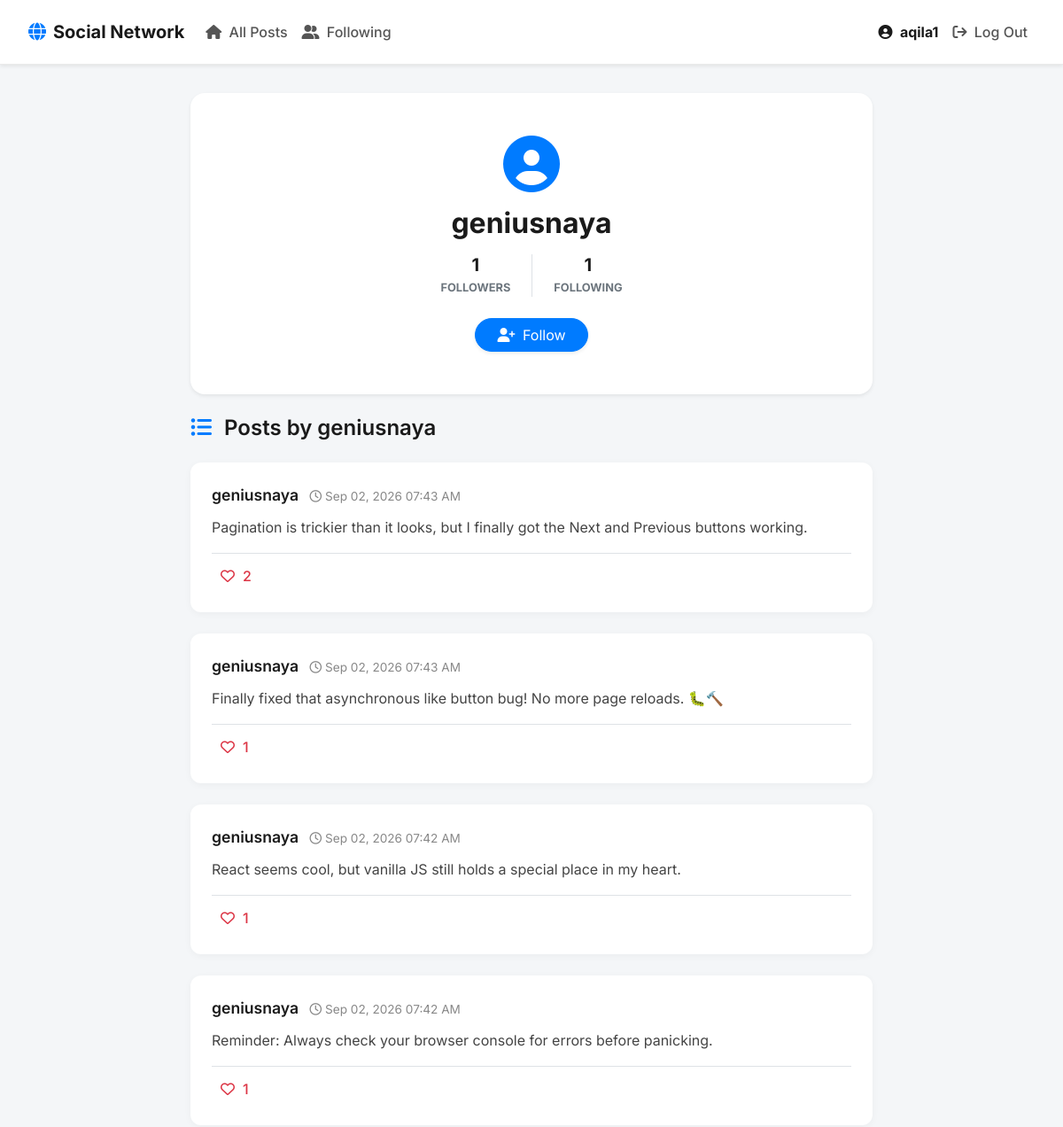
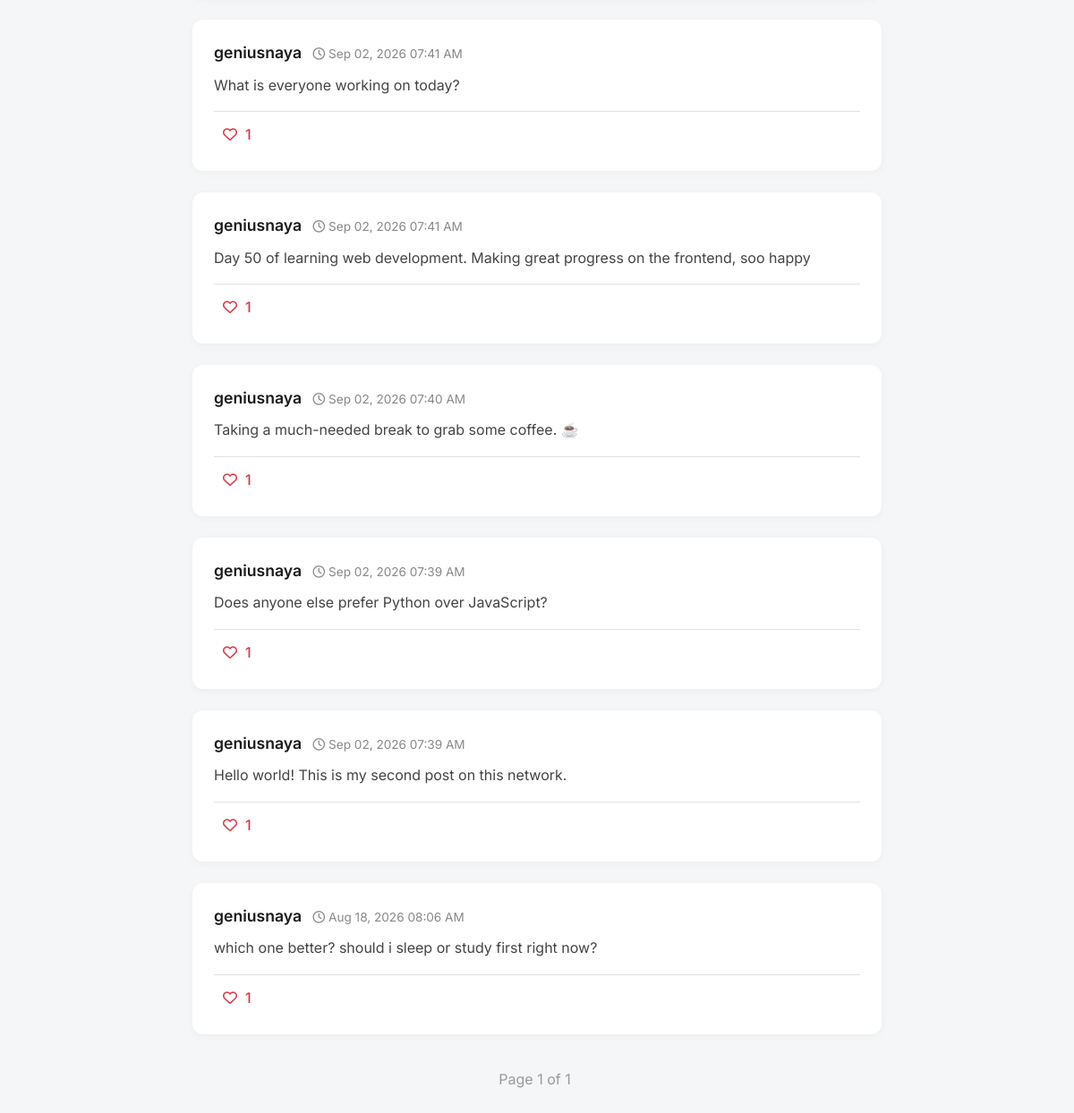
Screenshot of /profile/geniusnaya (signed in) with the database file from the repository (2 pictures, top to bottom).
### network/models.py (models this page shows)
class User(AbstractUser):
    pass

class Post(models.Model):
    author = models.ForeignKey(
        User, on_delete = models.CASCADE, related_name="posts"
    )
    content = models.TextField()
    timestamp = models.DateTimeField(auto_now_add=True)
    likes = models.ManyToManyField(
        User, blank = True, related_name = "liked_posts"
    )

### network/views.py (the view)
# urls.py: path("profile/<str:username>", views.profile, name="profile"),
def profile(request, username):
    try:
        profile_user = User.objects.get(username=username)
    except User.DoesNotExist:
        return HttpResponseRedirect(reverse("index"))
    posts = Post.objects.filter(author=profile_user).order_by("-timestamp")
    paginator = Paginator(posts, 10)
    page_number = request.GET.get('page')
    page_obj = paginator.get_page(page_number)
    followers_count = Follow.objects.filter(following=profile_user).count()
    following_count = Follow.objects.filter(follower=profile_user).count()
    is_following = False
    if request.user.is_authenticated and request.user != profile_user:
        is_following = Follow.objects.filter(follower=request.user, following=profile_user).exists()
    return render(request, "network/profile.html", {
        "profile_user": profile_user,
        "page_obj": page_obj,
        "followers_count": followers_count,
        "following_count": following_count,
        "is_following": is_following
    })

### network/templates/network/profile.html (shortened to what this page needs)
{% extends "network/layout.html" %}
{% block body %}
    <div class="card mb-4 shadow-sm border-0" style="border-radius: 16px;">
        <div class="card-body text-center py-5">
            <div class="mb-3">
                <i class="fa-solid fa-user-circle text-primary" style="font-size: 4rem;"></i>
            </div>
            <h2 class="font-weight-bold mb-3">{{ profile_user.username }}</h2>
            <div class="d-flex justify-content-center mb-4 gap-3">
                <div class="px-4 border-right">
                    <h5 class="font-weight-bold mb-0">{{ followers_count }}</h5>
                    <span class="text-muted small text-uppercase font-weight-bold">Followers</span>
                </div>
                <div class="px-4">
                    <h5 class="font-weight-bold mb-0">{{ following_count }}</h5>
                    <span class="text-muted small text-uppercase font-weight-bold">Following</span>
                </div>
            </div>
            {% if user.is_authenticated and user != profile_user %}
                <form action="{% url 'follow' profile_user.username %}" method="post">
                    {% if is_following %}
                        <button type="submit" class="btn btn-outline-danger px-4 rounded-pill"><i class="fa-solid fa-user-minus mr-1"></i> Unfollow</button>
                    {% else %}
                        <button type="submit" class="btn btn-primary px-4 rounded-pill shadow-sm"><i class="fa-solid fa-user-plus mr-1"></i> Follow</button>
                    {% endif %}
                </form>
            {% endif %}
        </div>
    </div>
    <h4 class="mb-4"><i class="fa-solid fa-list-ul text-primary mr-2"></i> Posts by {{ profile_user.username }}</h4>
    <div id="posts-container">
        {% include "network/posts.html" %}
    </div>
{% endblock %}

### network/templates/network/layout.html (shortened to what this page needs)
{% load static %}
<!DOCTYPE html>
<html lang="en">
    <head>
        <link rel="stylesheet" href="https://cdnjs.cloudflare.com/ajax/libs/font-awesome/6.4.0/css/all.min.css">
        <link rel="stylesheet" href="https://stackpath.bootstrapcdn.com/bootstrap/4.4.1/css/bootstrap.min.css">
        <link href="{% static 'network/styles.css' %}" rel="stylesheet">
    </head>
    <body>
        <nav class="navbar navbar-expand-lg navbar-light bg-white shadow-sm custom-navbar">
            <a class="navbar-brand font-weight-bold" href="{% url 'index' %}">
                <i class="fa-solid fa-globe text-primary mr-2"></i>Social Network
            </a>
            <div class="collapse navbar-collapse" id="navbarNav">
              <ul class="navbar-nav mr-auto">
                <li class="nav-item">
                  <a class="nav-link" href="{% url 'index' %}"><i class="fa-solid fa-house mr-1"></i> All Posts</a>
                </li>
                {% if user.is_authenticated %}
                    <li class="nav-item">
                        <a class="nav-link" href="{% url 'following' %}"><i class="fa-solid fa-user-group mr-1"></i> Following</a>
                    </li>
                {% endif %}
              </ul>
              <ul class="navbar-nav ml-auto">
                {% if user.is_authenticated %}
                    <li class="nav-item">
                        <a class="nav-link user-profile-link" href="{% url 'profile' user.username %}">
                            <i class="fa-solid fa-user-circle mr-1"></i> <strong>{{ user.username }}</strong>
                        </a>
                    </li>
                    <li class="nav-item">
                        <a class="nav-link text-danger" href="{% url 'logout' %}"><i class="fa-solid fa-arrow-right-from-bracket mr-1"></i> Log Out</a>
                    </li>
                {% endif %}
              </ul>
            </div>
        </nav>
        <div class="body-content">
            {% block body %}
            {% endblock %}
        </div>
    </body>
</html>

### network/templates/network/posts.html (shortened to what this page needs)
{% for post in page_obj %}
    <div class="card" data-post-id="{{ post.id }}">
        <div class="card-body">
            <div class="d-flex justify-content-between align-items-center mb-2">
                <div>
                    <a href="{% url 'profile' post.author.username %}" class="post-author">{{ post.author.username }}</a>
                    <span class="post-timestamp ml-2"><i class="fa-regular fa-clock"></i> {{ post.timestamp|date:"M d, Y h:i A" }}</span>
                </div>
            </div>
            <div class="card-text post-content">{{ post.content }}</div>
            <div class="post-likes mt-3 border-top pt-2">
                {% if user.is_authenticated %}
                    <button class="like-btn {% if user in post.likes.all %}liked{% endif %}">
                        {% if user in post.likes.all %}
                            <i class="fa-solid fa-heart text-danger"></i>
                        {% else %}
                            <i class="fa-regular fa-heart"></i>
                        {% endif %}
                        <span class="like-count ml-1">{{ post.likes.count }}</span>
                    </button>
                {% else %}
                    <div class="text-muted" style="padding: 5px 10px;">
                        <i class="fa-solid fa-heart text-danger"></i> <span class="like-count ml-1">{{ post.likes.count }}</span>
                    </div>
                {% endif %}
            </div>
        </div>
    </div>
{% empty %}
    <div class="text-center py-5">
        <i class="fa-solid fa-folder-open text-muted" style="font-size: 3rem;"></i>
        <p class="mt-3 text-muted">No posts found.</p>
    </div>
{% endfor %}
<nav aria-label="Page navigation">
    <ul class="pagination">
        <li class="page-item disabled"><span class="page-link">Page {{ page_obj.number }} of {{ page_obj.paginator.num_pages }}</span></li>
    </ul>
</nav>

### network/static/network/styles.css (style rules this page uses)
body { font-family: 'Inter', sans-serif; background-color: #f4f6f8; color: #333; }
h1, h2, h3, h4, h5, h6 { font-weight: 600; color: #1a1a1a; }
.custom-navbar { padding: 1rem 2rem; border-bottom: 1px solid #eaeaea; }
.custom-navbar .nav-link { font-weight: 500; color: #555 !important; transition: color 0.2s ease, transform 0.2s ease; }
.custom-navbar .user-profile-link { color: #1a1a1a !important; }
.body-content { max-width: 800px; margin: 0 auto; padding: 2rem 15px; }
.card { border: none; border-radius: 12px; background: #ffffff; box-shadow: 0 2px 8px rgba(0,0,0,0.04); transition: transform 0.3s ease, box-shadow 0.3s ease; margin-bottom: 1.5rem; }
.card-body { padding: 1.5rem; }
.post-author { font-size: 1.1rem; font-weight: 600; color: #1a1a1a; text-decoration: none; transition: color 0.2s; }
.post-timestamp { font-size: 0.85rem; color: #888; }
.post-content { font-size: 1rem; line-height: 1.6; margin-top: 10px; margin-bottom: 15px; color: #444; }
.like-btn { background: none; border: none; padding: 5px 10px; border-radius: 20px; color: #dc3545; transition: all 0.2s ease; display: flex; align-items: center; gap: 5px; font-weight: 500; }
.like-btn i { transition: transform 0.2s cubic-bezier(0.175, 0.885, 0.32, 1.275); }
.pagination { justify-content: center; margin-top: 2rem; }
.page-link { color: #555; border: none; margin: 0 5px; border-radius: 8px !important; transition: all 0.2s ease; }
.page-item.disabled .page-link { background-color: transparent; color: #999; }

### rows the page displays
User: username "aqila1"
User: username "geniusnaya"
Post: author.username "geniusnaya", timestamp "Sep 02, 2026 07:43 AM", content "Pagination is trickier than it looks, but I finally got the Next and Previous buttons working.", likes.count "2"
Post: author.username "geniusnaya", timestamp "Sep 02, 2026 07:43 AM", content "Finally fixed that asynchronous like button bug! No more page reloads. 🐛🔨", likes.count "1"
Post: author.username "geniusnaya", timestamp "Sep 02, 2026 07:42 AM", content "React seems cool, but vanilla JS still holds a special place in my heart.", likes.count "1"
Post: author.username "geniusnaya", timestamp "Sep 02, 2026 07:42 AM", content "Reminder: Always check your browser console for errors before panicking.", likes.count "1"
Post: author.username "geniusnaya", timestamp "Sep 02, 2026 07:41 AM", content "What is everyone working on today?", likes.count "1"
Post: author.username "geniusnaya", timestamp "Sep 02, 2026 07:41 AM", content "Day 50 of learning web development. Making great progress on the frontend, soo happy", likes.count "1"
Post: author.username "geniusnaya", timestamp "Sep 02, 2026 07:40 AM", content "Taking a much-needed break to grab some coffee. ☕", likes.count "1"
Post: author.username "geniusnaya", timestamp "Sep 02, 2026 07:39 AM", content "Does anyone else prefer Python over JavaScript?", likes.count "1"
Post: author.username "geniusnaya", timestamp "Sep 02, 2026 07:39 AM", content "Hello world! This is my second post on this network.", likes.count "1"
Post: author.username "geniusnaya", timestamp "Aug 18, 2026 08:06 AM", content "which one better? should i sleep or study first right now?", likes.count "1"

### other values shown
{{ followers_count }} "1"
{{ following_count }} "1"
{{ page_obj.number }} "1"
{{ page_obj.paginator.num_pages }} "1"
